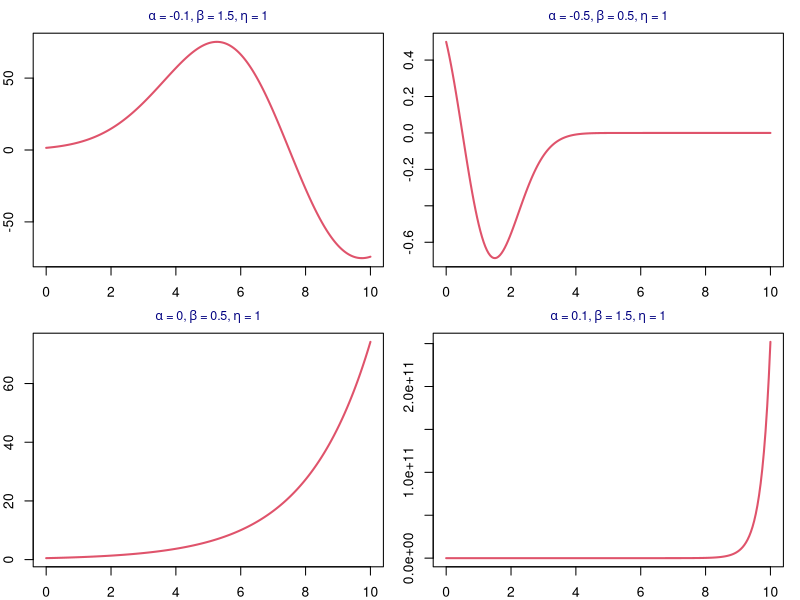
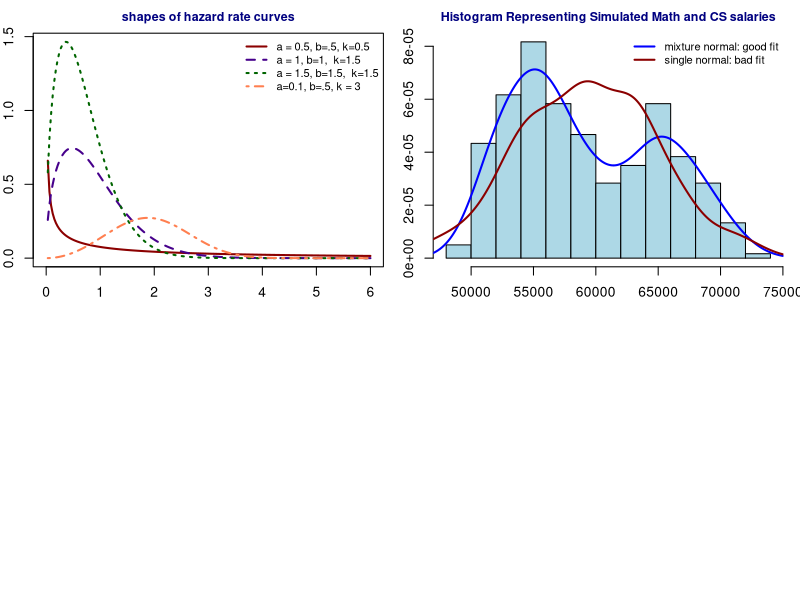

Source code (R) for these figures, in order:
## ---- chunk 1
options(repos = list(CRAN="http://cran.rstudio.com/"))
# code chunk specifies whether the R code, warnings, and output 
# will be included in the output files.
if (!require("knitr")) {
   install.packages("knitr")
   library(knitr)
}

knitr::opts_chunk$set(echo = TRUE,       
                      warning = FALSE,   
                      result = TRUE,   
                      message = FALSE,
                      comment = NA)
## ---- chunk 2

hfun=function(a, b, d, x){
  d*(2*a*x+b)*exp(a*x^2+b*x)
}
##
 par(mfrow=c(2,2), mar=c(2,2,2,1))
 x=seq(0,10, length=200)
 ###
 y1 = hfun(a= - 0.1, b=1.5, d = 1, x)
 y2 = hfun(a= - 0.5, b=.5, d = 1, x) 
 y3 = hfun(a= - 0,   b=0.5, d = 1, x) 
 y4 = hfun(a=  0.1,  b=1.5, d = 1, x) 
 ###
 ymax = max(c(y1, y2, y3, y4))
 ###
 plot(x, y1, type="l", lty=1, col = 2, lwd=2,
      main = expression(paste(alpha, " = -0.1, ", beta, " = 1.5, ", eta, " = 1")),
      cex.main = 0.9,
      col.main = "navy")
 
 plot(x, y2, type="l", lty=1, col = 2, lwd=2,
      main = expression(paste(alpha, " = -0.5, ", beta, " = 0.5, ", eta, " = 1")),
      cex.main = 0.9,
      col.main = "navy")
 
 plot(x, y3, type="l", lty=1, col = 2, lwd=2,
      main = expression(paste(alpha, " = 0, ", beta, " = 0.5, ", eta, " = 1")),
      cex.main = 0.9,
      col.main = "navy") 
 
  plot(x, y4, type="l", lty=1, col = 2, lwd=2,
      main = expression(paste(alpha, " = 0.1, ", beta, " = 1.5, ", eta, " = 1")),
      cex.main = 0.9,
      col.main = "navy")
## ---- chunk 3
## write a function to evaluate h(x) for given x and values of parameters
 hval=function(a,b, k, x){
   a*b*k*x^(k-1)*exp(-a*x^k)
 }

 ## pre-selected x-values
 x = seq(0, 6, length = 200)[-1]
 ##
 ## Evaluate y with different combinations of parameters
 y1 = hval(a = 0.5, b=.5,  k=0.5, x)
 y2 = hval(a = 1, b=1,  k=1.5, x)
 y3 = hval(a = 1.5, b=1.5,  k=1.5, x)
 y4 = hval(a=0.1, b=.5, k = 3, x)
 ## range of y
 ymax=max(c(y1, y2, y3, y4))
 ##
 plot(x, y1, type="l", ylim=c(0,ymax), xlim=c(0,6),
      xlab = "Modified Weibull score",
      ylab = "hazard rate",
      col= "#8B0000",
      lwd=2,
      main = "shapes of hazard rate curves",
      cex.main = 0.9,    # font size of color
      col.main = "navy")
 lines(x, y2, col="#46008B", lwd=2,lty=2)
 lines(x, y3, col="darkgreen", lwd=2,lty=3)
 lines(x, y4, col="coral", lwd=2,lty=4)
 
 
 ## Add legend to the plot
 legend("topright", c("a = 0.5, b=.5, k=0.5", "a = 1, b=1,  k=1.5", 
                      "a = 1.5, b=1.5,  k=1.5","a=0.1, b=.5, k = 3"),
        col=c("#8B0000","#46008B","darkgreen","coral"),
        lwd=rep(2,4), lty=1:4, cex = 0.8, bty="n")

## ---- chunk 4
# This function generates data from two normal distributions that allow users 
# to choose the values of different population parameters and mixing proportions.
mix2Norm <- function(n, mu1, sig1, mu2, sig2, mixp){
  # n = sample size; 
  # mixp = mixing proportion
  # mu1, sig1: mean and standard deviation of population 1
  # mu2, sig2: mean and standard deviation of population 2
  set.seed(666)
  y0 <- rnorm(n,mean=mu1, sd = sig1)
  y1 <- rnorm(n,mean=mu2, sd = sig2)
  #
  flag <- rbinom(n, size=1, prob=mixp)
  y <- y0*(1 - flag) + y1*flag
  #
  y
}
## Plot distributions of correct and specified distributions fit to the data
dataset= mix2Norm(300,55000, 2500, 65000, 3500, .45)
hist(dataset, probability = TRUE,
     col = "lightblue", 
     main = "Histogram Representing Simulated Math and CS salaries",
     cex.main = 0.9,
     col.main = "navy",
     xlab = "data values",
     ylab = "density")
lines(density(dataset), lwd=2, col = "blue")
lines(density(rnorm(300, mean(dataset), sd(dataset))), lwd=2, col = "darkred")
legend("topright", c("mixture normal: good fit", "single normal: bad fit"),
       lwd=rep(2,2), col=c("blue", "darkred"), bty="n", cex= 0.8)
